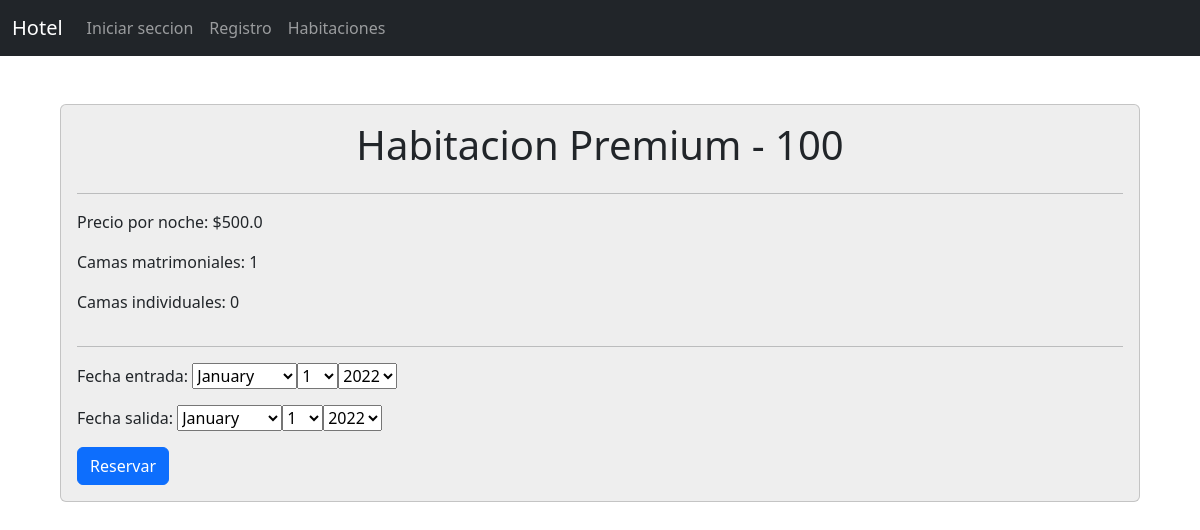
The page /habitacion/100 on the database its author committed.
### reservaciones/models.py (models this page shows, shortened)
class Habitacion(models.Model):
    codigo = models.IntegerField(unique=True)
    descripcion = models.CharField(max_length=100)
    precio_noche = models.FloatField()
    camas_matrimoniales = models.IntegerField()
    camas_individuales = models.IntegerField()

### reservaciones/views.py (the view)
# urls.py: path('habitacion/<int:codigo>', views.habitacion, name='habitacion'),
def habitacion(request, codigo):
    form = ReservacionForm()
    habitacion = Habitacion.objects.filter(codigo=codigo).first()
    return render(request, 'habitacion.html', {'form':form, 'habitacion': habitacion})

### reservaciones/forms.py
class ReservacionForm(ModelForm):
    class Meta:
        model = models.Reservacion
        fields = ['fecha_entrada', 'fecha_salida']
        widgets = {
            'fecha_entrada': SelectDateWidget(),
            'fecha_salida': SelectDateWidget(),
        }

### reservaciones/templates/habitacion.html (shortened to what this page needs)
{% extends 'Esquema.html' %}
{% block content %}
<div class="container-fluid">
    <div class="m-5 p-3 card" style="background-color: #EEEEEE;">
        <h1 class="text-center">{{ habitacion.descripcion }} - {{ habitacion.codigo }}</h1>
        <hr>
        <p>Precio por noche: ${{ habitacion.precio_noche }}</p>
        <p>Camas matrimoniales: {{ habitacion.camas_matrimoniales }}</p>
        <p>Camas individuales: {{ habitacion.camas_individuales }}</p>
        <hr>
        <form action="{% url 'reservar' habitacion.codigo %}" method="get">
            {{form.as_p}}
            <input type="submit" class="btn btn-primary" value="Reservar">
        </form>
    </div>
</div>
{% endblock %}

### rows shown on the page
Habitacion: descripcion "Habitacion Premium", codigo "100", precio_noche "500.0", camas_matrimoniales "1", camas_individuales "0"
